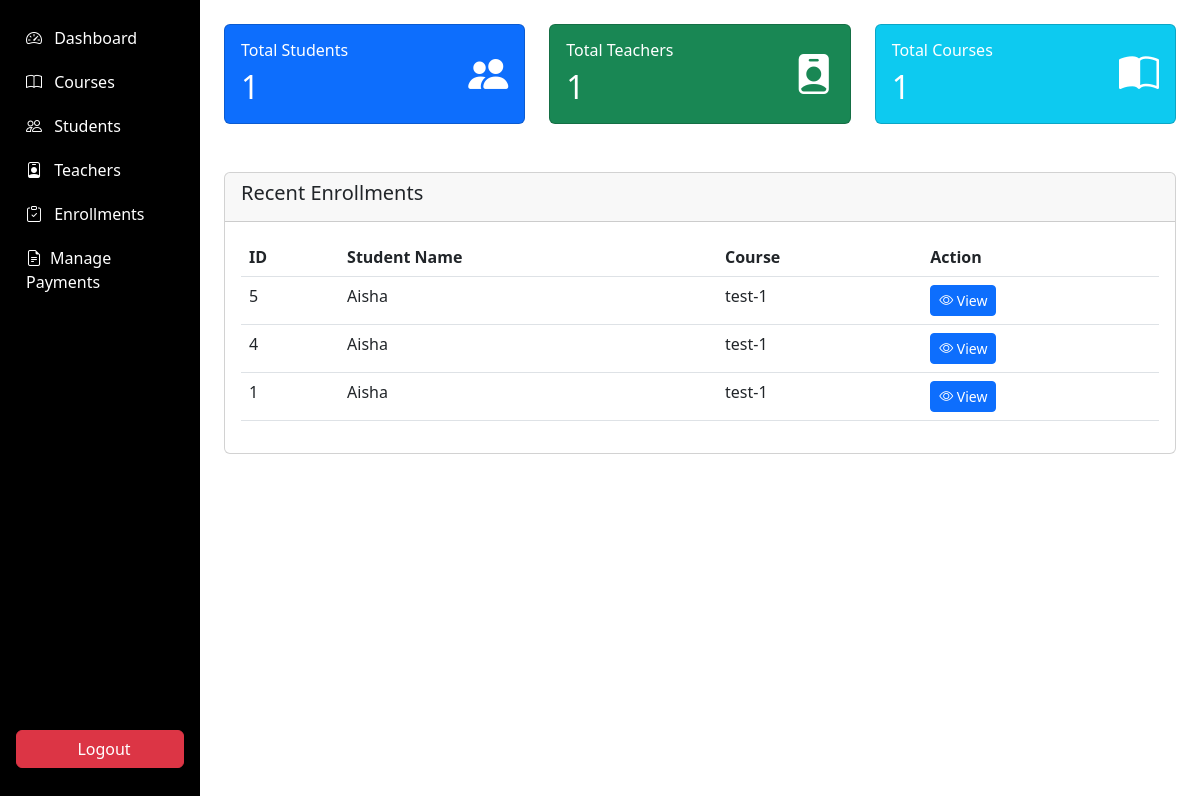
Page /admin/dashboard.php (signed in) on the committed database.
### tables this page shows
CREATE TABLE `enrollments` (
  `enrollment_id` int(11) NOT NULL,
  `student_id` int(11) NOT NULL,
  `course_id` int(11) NOT NULL,
  `enrollment_date` timestamp NOT NULL DEFAULT current_timestamp(),
  `completion_status` enum('not_started','in_progress','completed') DEFAULT 'not_started',
  `payment_status` enum('pending','paid','failed') DEFAULT 'pending',
  `transaction_id` varchar(100) DEFAULT NULL
);

CREATE TABLE `students` (
  `student_id` int(11) NOT NULL,
  `user_id` int(11) NOT NULL,
  `full_name` varchar(100) NOT NULL,
  `address` text DEFAULT NULL,
  `contact_number` varchar(20) DEFAULT NULL,
  `parent_name` varchar(100) DEFAULT NULL,
  `parent_contact` varchar(20) DEFAULT NULL,
  `previous_education` text DEFAULT NULL,
  `profile_image` varchar(255) DEFAULT NULL
);

CREATE TABLE `courses` (
  `course_id` int(11) NOT NULL,
  `title` varchar(100) NOT NULL,
  `description` text DEFAULT NULL,
  `image_url` varchar(255) DEFAULT NULL,
  `teacher_id` int(11) DEFAULT NULL,
  `duration` varchar(50) DEFAULT NULL,
  `price` decimal(10,2) DEFAULT NULL,
  `is_featured` tinyint(1) DEFAULT 0,
  `created_at` timestamp NOT NULL DEFAULT current_timestamp(),
  `updated_at` timestamp NOT NULL DEFAULT current_timestamp() ON UPDATE current_timestamp(),
  `is_deleted` tinyint(1) DEFAULT 0,
  `status` enum('draft','ready','started','completed') DEFAULT 'draft'
);

### admin/dashboard.php (the view, shortened to what this page needs)
<?php
require_once '../includes/auth.php';
$totalStudents = $db->query("SELECT COUNT(*) FROM students")->fetchColumn();
$totalTeachers = $db->query("SELECT COUNT(*) FROM teachers")->fetchColumn();
$totalCourses = $db->query("SELECT COUNT(*) FROM courses")->fetchColumn();
$recentEnrollments = $db->query("SELECT e.enrollment_id, s.full_name, c.title
                                FROM enrollments e
                                JOIN students s ON e.student_id = s.student_id
                                JOIN courses c ON e.course_id = c.course_id
                                ORDER BY e.enrollment_date DESC LIMIT 5")->fetchAll();
?>
   <div class="container-fluid">
  <div class="row">
    <nav class="col-md-2 d-none d-md-block p-0 bg-dark sidebar" id="sidebar">
      <?php include 'includes/sidebar.php'; ?>
    </nav>
        <main class="col-md-10 col-12 ms-sm-auto px-4">
                <div class="row py-4">
                    <div class="col-md-4 mb-4">
                        <div class="card bg-primary text-white">
                            <div class="card-body">
                                <div class="d-flex justify-content-between align-items-center">
                                    <div>
                                        <h6 class="card-title">Total Students</h6>
                                        <h2 class="mb-0"><?= $totalStudents ?></h2>
                                    </div>
                                    <i class="bi bi-people-fill fs-1"></i>
                                </div>
                            </div>
                        </div>
                    </div>
                    <div class="col-md-4 mb-4">
                        <div class="card bg-success text-white">
                            <div class="card-body">
                                <div class="d-flex justify-content-between align-items-center">
                                    <div>
                                        <h6 class="card-title">Total Teachers</h6>
                                        <h2 class="mb-0"><?= $totalTeachers ?></h2>
                                    </div>
                                    <i class="bi bi-person-badge-fill fs-1"></i>
                                </div>
                            </div>
                        </div>
                    </div>
                    <div class="col-md-4 mb-4">
                        <div class="card bg-info text-white">
                            <div class="card-body">
                                <div class="d-flex justify-content-between align-items-center">
                                    <div>
                                        <h6 class="card-title">Total Courses</h6>
                                        <h2 class="mb-0"><?= $totalCourses ?></h2>
                                    </div>
                                    <i class="bi bi-book-half fs-1"></i>
                                </div>
                            </div>
                        </div>
                    </div>
                </div>
                <div class="card">
                    <div class="card-header">
                        <h5 class="card-title">Recent Enrollments</h5>
                    </div>
                    <div class="card-body">
                        <div class="table-responsive">
                            <table class="table table-hover">
                                <thead>
                                    <tr>
                                        <th>ID</th>
                                        <th>Student Name</th>
                                        <th>Course</th>
                                        <th>Action</th>
                                    </tr>
                                </thead>
                                <tbody>
                                    <?php foreach ($recentEnrollments as $enrollment): ?>
                                    <tr>
                                        <td><?= $enrollment['enrollment_id'] ?></td>
                                        <td><?= htmlspecialchars($enrollment['full_name']) ?></td>
                                        <td><?= htmlspecialchars($enrollment['title']) ?></td>
                                        <td>
                                            <a href="enrollments/view_enrollment.php?id=<?= $enrollment['enrollment_id'] ?>" class="btn btn-sm btn-primary">
                                                <i class="bi bi-eye"></i> View
                                            </a>
                                        </td>
                                    </tr>
                                    <?php endforeach; ?>
                                </tbody>
                            </table>
                        </div>
                    </div>
                </div>
        </div>
    </div>

### admin/includes/sidebar.php (style rules this page uses)
.sidebar { background-color:black; }

### rows in the picture
enrollments: enrollment_id "5", student.full_name "Aisha", course.title "test-1"
enrollments: enrollment_id "4", student.full_name "Aisha", course.title "test-1"
enrollments: enrollment_id "1", student.full_name "Aisha", course.title "test-1"

### other values in the picture
$totalStudents "1"
$totalTeachers "1"
$totalCourses "1"
